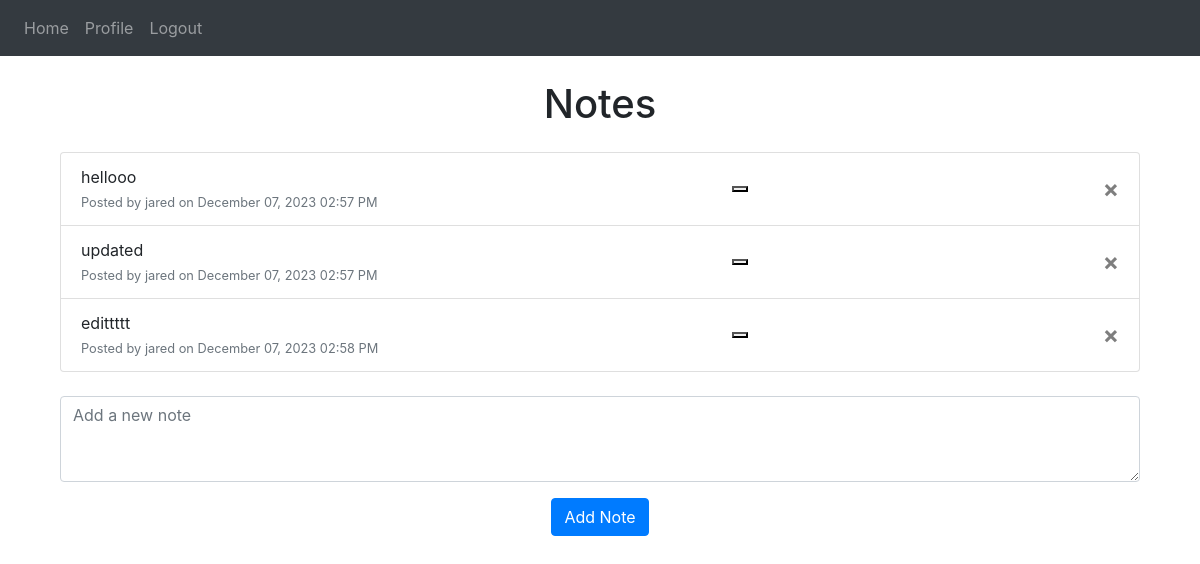
The app's page / (signed in) with its own data.
### website/models.py (models this page shows, shortened)
class Note(db.Model):
    id = db.Column(db.Integer, primary_key=True)
    data = db.Column(db.String(10000))
    date = db.Column(db.DateTime(timezone=True), default=func.now())
    user_id = db.Column(db.Integer, db.ForeignKey('user.id'))

class User(db.Model, UserMixin):
    id = db.Column(db.Integer, primary_key=True)
    email = db.Column(db.String(150), unique=True)
    password = db.Column(db.String(150))
    first_name = db.Column(db.String(150))
    notes = db.relationship('Note')

### website/views.py (the view, shortened to what this page needs)
@views.route('/', methods=['GET', 'POST'])
@login_required
def home():
    return render_template("home.html", user=current_user)

### website/__init__.py (called while the page is built)
def create_app():
    app = Flask(__name__)
    app.config['SECRET_KEY'] = 'hjshjhdjah kjshkjdhjs'
    app.config['SQLALCHEMY_DATABASE_URI'] = f'sqlite:///{DB_NAME}'
    db.init_app(app)
    from .views import views
    from .auth import auth
    app.register_blueprint(views, url_prefix='/')
    app.register_blueprint(auth, url_prefix='/')
    from .models import User, Note
    with app.app_context():
        db.create_all()
    login_manager = LoginManager()
    login_manager.login_view = 'auth.login'
    login_manager.init_app(app)
    @login_manager.user_loader
    def load_user(id):
        return User.query.get(int(id))
    return app

### website/templates/home.html (shortened to what this page needs)
{% extends "base.html" %}
{% block content %}
<div class="container mt-4">
    <h1 class="text-center mb-4">Notes</h1>
    <ul class="list-group" id="notes">
        {% for note in user.notes %}
        <li class="list-group-item d-flex justify-content-between align-items-center">
            <div>
                {{ note.data }}
                <br>
                <small class="text-muted">Posted by {{ user.first_name }} on {{ note.date.strftime('%B %d, %Y %I:%M %p') }}</small>
            </div>
        <button type="button" class="edit" onclick="updateNotePrompt({{ note.id }})">
        </button>
            <button type="button" class="close" onclick="confirmDelete({{ note.id }})">
                <span aria-hidden="true">&times;</span>
            </button>
        </li>
        {% endfor %}
    </ul>
    <form method="POST" class="mt-4">
        <div class="form-group">
            <textarea name="note" id="note" class="form-control" rows="3" placeholder="Add a new note"></textarea>
        </div>
        <div class="text-center">
            <button type="submit" class="btn btn-primary">Add Note</button>
        </div>
    </form>
</div>
{% endblock %}

### records on screen
Note: data "hellooo", date "December 07, 2023 02:57 PM"
User: first_name "jared"
Note: data "updated", date "December 07, 2023 02:57 PM"
Note: data "edittttt", date "December 07, 2023 02:58 PM"
